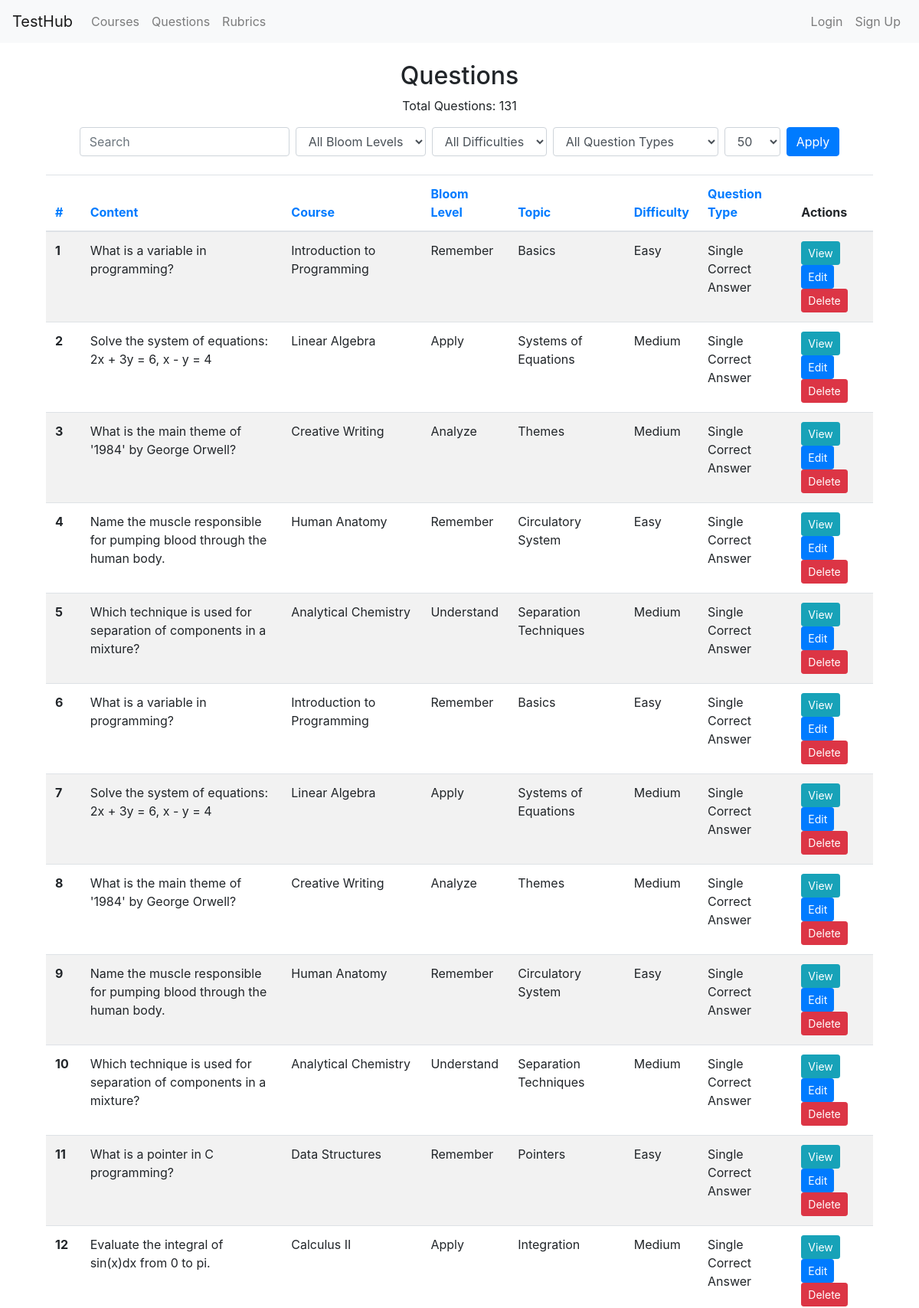
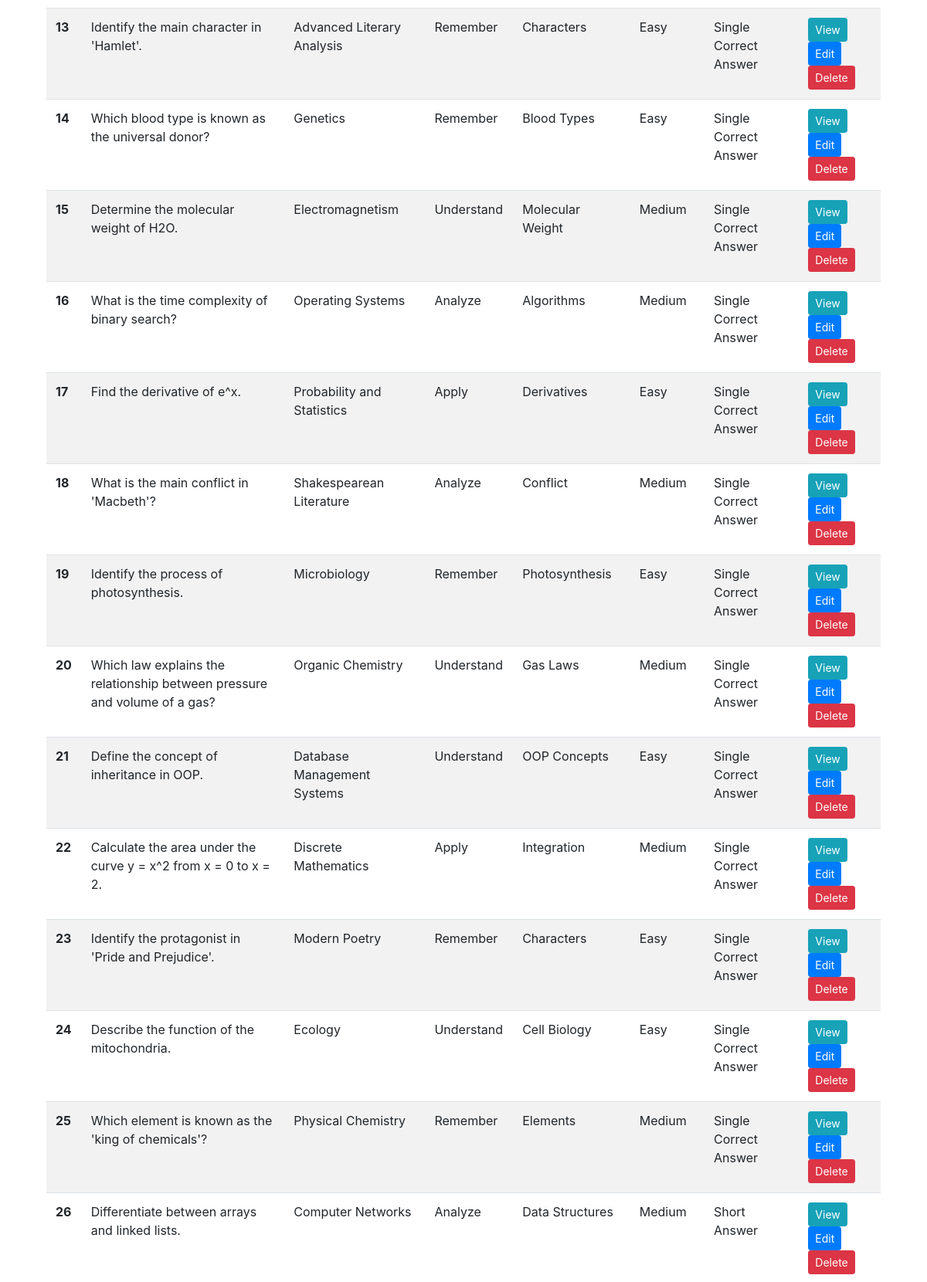
Screenshot of /questions/ (upper part) with the database file from the repository (2 pictures, top to bottom).
### models.py (models this page shows, shortened)
class Question(db.Model):
    id = db.Column(db.Integer, primary_key=True)
    content = db.Column(db.Text, nullable=False)
    course_id = db.Column(db.Integer, db.ForeignKey('course.id'), nullable=False)
    bloom_level = db.Column(db.String(50))
    topic = db.Column(db.String(100))
    difficulty = db.Column(db.String(50))
    question_type = db.Column(db.String(50))
    options = db.Column(db.Text)  # To store options for MCQs
    correct_answer = db.Column(db.Text)  # To store correct answer(s)
    pairs = db.Column(db.Text)  # To store pairs for matching questions
    essay_details = db.Column(db.Text)  # To store details for essay questions
    created_by = db.Column(db.String(100), nullable=False)
    created_at = db.Column(db.DateTime, nullable=False, default=datetime.utcnow)
    last_edited_by = db.Column(db.String(100), nullable=True)
    last_edited_at = db.Column(db.DateTime, nullable=True)
    course = db.relationship('Course', backref=db.backref('questions', lazy=True))

class Course(db.Model):
    id = db.Column(db.Integer, primary_key=True)
    name = db.Column(db.String(100), nullable=False)
    course_code = db.Column(db.String(20), nullable=False)
    school = db.Column(db.String(10), nullable=False)
    department = db.Column(db.String(100), nullable=False)
    outcomes = db.relationship('CourseOutcome', backref='course', lazy=True, cascade="all, delete-orphan")

### routes/questions.py (the view)
@question_bp.route('/', methods=['GET', 'POST'], endpoint='list_questions')
def list_questions():
    query = Question.query
    search_fields = ['content', 'bloom_level', 'topic', 'difficulty', 'question_type']
    filter_fields = ['bloom_level', 'difficulty', 'question_type']
    query = apply_filters(query, Question, search_fields, filter_fields)
    query = apply_sorting(query, Question)
    questions, total_questions, pagination = apply_pagination(query)
    bloom_levels = db.session.query(Question.bloom_level).distinct().all()
    difficulties = db.session.query(Question.difficulty).distinct().all()
    question_types = db.session.query(Question.question_type).distinct().all()
    per_page = int(request.args.get('per_page', 50))
    page = int(request.args.get('page', 1))
    return render_template('question_list.html', questions=questions, total_questions=total_questions, bloom_levels=bloom_levels, difficulties=difficulties, question_types=question_types, pagination=pagination, per_page=per_page, page=page)

### utils.py (called while the page is built)
def apply_filters(query, model, search_fields, filter_fields):
    search = request.args.get('search')
    if search:
        filters = [getattr(model, field).ilike(f'%{search}%') for field in search_fields]
        query = query.filter(or_(*filters))
    for field in filter_fields:
        value = request.args.get(field)
        if value:
            query = query.filter(getattr(model, field) == value)
    return query

def apply_sorting(query, model):
    sort_by = request.args.get('sort_by', 'id')  # Default to 'id' if not provided or empty
    if not sort_by or not hasattr(model, sort_by):
        sort_by = 'id'  # Ensure sort_by is valid and falls back to 'id'
    sort_order = request.args.get('sort_order', 'asc')
    if sort_order == 'asc':
        query = query.order_by(getattr(model, sort_by).asc())
    else:
        query = query.order_by(getattr(model, sort_by).desc())
    return query

def apply_pagination(query):
    per_page = int(request.args.get('per_page', 50))
    page = int(request.args.get('page', 1))
    pagination = query.paginate(page=page, per_page=per_page, error_out=False)
    return pagination.items, pagination.total, pagination

### templates/question_list.html (shortened to what this page needs)
{% extends "base.html" %}
{% block content %}
<div class="container mt-4">
  <h2 class="text-center">Questions</h2>
  <p class="text-center">Total Questions: {{ total_questions }}</p>
  <form method="GET" action="{{ url_for('questions.list_questions') }}" class="form-inline justify-content-center mb-4">
    <input type="text" name="search" class="form-control mr-2" placeholder="Search">
    <select name="bloom_level" class="form-control mr-2">
      <option value="">All Bloom Levels</option>
    </select>
    <select name="difficulty" class="form-control mr-2">
      <option value="">All Difficulties</option>
    </select>
    <select name="question_type" class="form-control mr-2">
      <option value="">All Question Types</option>
    </select>
    <select name="per_page" class="form-control mr-2">
      <option value="50" {% if per_page == 50 %}selected{% endif %}>50</option>
    </select>
    <button type="submit" class="btn btn-primary">Apply</button>
  </form>
  <table class="table table-striped">
    <thead>
      <tr>
        <th scope="col"><a href="{{ url_for('questions.list_questions', sort_by='id', sort_order='asc') }}">#</a></th>
        <th scope="col"><a href="{{ url_for('questions.list_questions', sort_by='content', sort_order='asc') }}">Content</a></th>
        <th scope="col"><a href="{{ url_for('questions.list_questions', sort_by='course_id', sort_order='asc') }}">Course</a></th>
        <th scope="col"><a href="{{ url_for('questions.list_questions', sort_by='bloom_level', sort_order='asc') }}">Bloom Level</a></th>
        <th scope="col"><a href="{{ url_for('questions.list_questions', sort_by='topic', sort_order='asc') }}">Topic</a></th>
        <th scope="col"><a href="{{ url_for('questions.list_questions', sort_by='difficulty', sort_order='asc') }}">Difficulty</a></th>
        <th scope="col"><a href="{{ url_for('questions.list_questions', sort_by='question_type', sort_order='asc') }}">Question Type</a></th>
        <th scope="col">Actions</th>
      </tr>
    </thead>
    <tbody>
      {% for question in questions %}
      <tr>
        <th scope="row">{{ loop.index }}</th>
        <td>{{ question.content }}</td>
        <td>{{ question.course.name }}</td>
        <td>{{ question.bloom_level }}</td>
        <td>{{ question.topic }}</td>
        <td>{{ question.difficulty }}</td>
        <td>{{ question.question_type }}</td>
        <td>
          <a href="{{ url_for('questions.view_question', question_id=question.id) }}" class="btn btn-info btn-sm">View</a>
          <a href="{{ url_for('questions.edit_question', question_id=question.id) }}" class="btn btn-primary btn-sm">Edit</a>
          <form action="{{ url_for('questions.delete_question', question_id=question.id) }}" method="post" style="display:inline;">
            <button type="submit" class="btn btn-danger btn-sm">Delete</button>
          </form>
        </td>
      </tr>
      {% endfor %}
    </tbody>
  </table>
</div>
{% endblock %}

### rows the page displays
Question: content "What is a variable in programming?", course.name "Introduction to Programming", bloom_level "Remember", topic "Basics", difficulty "Easy", question_type "Single Correct Answer"
Question: content "Solve the system of equations: 2x + 3y = 6, x - y = 4", course.name "Linear Algebra", bloom_level "Apply", topic "Systems of Equations", difficulty "Medium", question_type "Single Correct Answer"
Question: content "What is the main theme of '1984' by George Orwell?", course.name "Creative Writing", bloom_level "Analyze", topic "Themes", difficulty "Medium", question_type "Single Correct Answer"
Question: content "Name the muscle responsible for pumping blood through the human body.", course.name "Human Anatomy", bloom_level "Remember", topic "Circulatory System", difficulty "Easy", question_type "Single Correct Answer"
Question: content "Which technique is used for separation of components in a mixture?", course.name "Analytical Chemistry", bloom_level "Understand", topic "Separation Techniques", difficulty "Medium", question_type "Single Correct Answer"
Question: content "What is a variable in programming?", course.name "Introduction to Programming", bloom_level "Remember", topic "Basics", difficulty "Easy", question_type "Single Correct Answer"
Question: content "Solve the system of equations: 2x + 3y = 6, x - y = 4", course.name "Linear Algebra", bloom_level "Apply", topic "Systems of Equations", difficulty "Medium", question_type "Single Correct Answer"
Question: content "What is the main theme of '1984' by George Orwell?", course.name "Creative Writing", bloom_level "Analyze", topic "Themes", difficulty "Medium", question_type "Single Correct Answer"
Question: content "Name the muscle responsible for pumping blood through the human body.", course.name "Human Anatomy", bloom_level "Remember", topic "Circulatory System", difficulty "Easy", question_type "Single Correct Answer"
Question: content "Which technique is used for separation of components in a mixture?", course.name "Analytical Chemistry", bloom_level "Understand", topic "Separation Techniques", difficulty "Medium", question_type "Single Correct Answer"
Question: content "What is a pointer in C programming?", course.name "Data Structures", bloom_level "Remember", topic "Pointers", difficulty "Easy", question_type "Single Correct Answer"
Question: content "Evaluate the integral of sin(x)dx from 0 to pi.", course.name "Calculus II", bloom_level "Apply", topic "Integration", difficulty "Medium", question_type "Single Correct Answer"
Question: content "Identify the main character in 'Hamlet'.", course.name "Advanced Literary Analysis", bloom_level "Remember", topic "Characters", difficulty "Easy", question_type "Single Correct Answer"
Question: content "Which blood type is known as the universal donor?", course.name "Genetics", bloom_level "Remember", topic "Blood Types", difficulty "Easy", question_type "Single Correct Answer"
Question: content "Determine the molecular weight of H2O.", course.name "Electromagnetism", bloom_level "Understand", topic "Molecular Weight", difficulty "Medium", question_type "Single Correct Answer"
Question: content "What is the time complexity of binary search?", course.name "Operating Systems", bloom_level "Analyze", topic "Algorithms", difficulty "Medium", question_type "Single Correct Answer"
Question: content "Find the derivative of e^x.", course.name "Probability and Statistics", bloom_level "Apply", topic "Derivatives", difficulty "Easy", question_type "Single Correct Answer"
Question: content "What is the main conflict in 'Macbeth'?", course.name "Shakespearean Literature", bloom_level "Analyze", topic "Conflict", difficulty "Medium", question_type "Single Correct Answer"
Question: content "Identify the process of photosynthesis.", course.name "Microbiology", bloom_level "Remember", topic "Photosynthesis", difficulty "Easy", question_type "Single Correct Answer"
Question: content "Which law explains the relationship between pressure and volume of a gas?", course.name "Organic Chemistry", bloom_level "Understand", topic "Gas Laws", difficulty "Medium", question_type "Single Correct Answer"
Question: content "Define the concept of inheritance in OOP.", course.name "Database Management Systems", bloom_level "Understand", topic "OOP Concepts", difficulty "Easy", question_type "Single Correct Answer"
Question: content "Calculate the area under the curve y = x^2 from x = 0 to x = 2.", course.name "Discrete Mathematics", bloom_level "Apply", topic "Integration", difficulty "Medium", question_type "Single Correct Answer"
Question: content "Identify the protagonist in 'Pride and Prejudice'.", course.name "Modern Poetry", bloom_level "Remember", topic "Characters", difficulty "Easy", question_type "Single Correct Answer"
Question: content "Describe the function of the mitochondria.", course.name "Ecology", bloom_level "Understand", topic "Cell Biology", difficulty "Easy", question_type "Single Correct Answer"
Question: content "Which element is known as the 'king of chemicals'?", course.name "Physical Chemistry", bloom_level "Remember", topic "Elements", difficulty "Medium", question_type "Single Correct Answer"
Question: content "Differentiate between arrays and linked lists.", course.name "Computer Networks", bloom_level "Analyze", topic "Data Structures", difficulty "Medium", question_type "Short Answer"

### other values shown
{{ total_questions }} "131"
